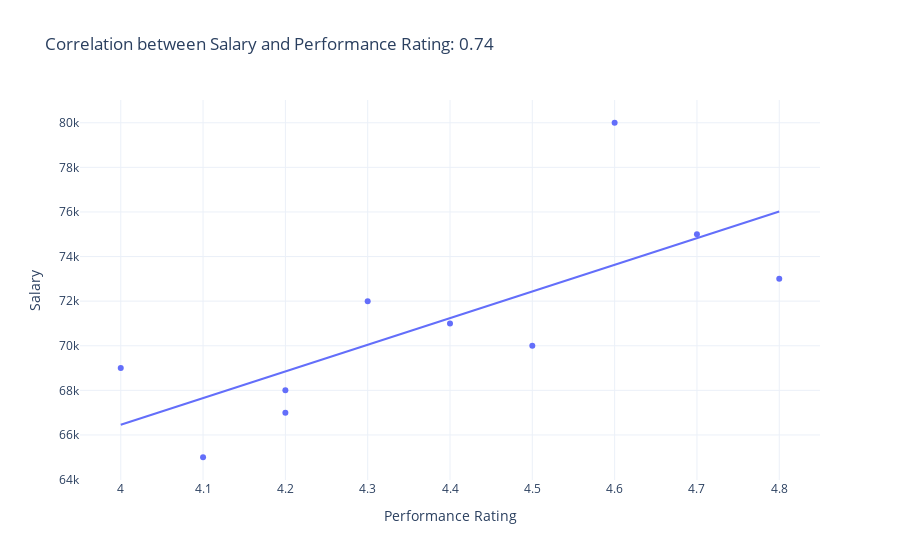

Notebook cell for this chart:
### Code cell
# pip install statsmodels

# Berechne die Korrelation zwischen Gehalt und Leistungsbewertung
correlation = df['Salary'].corr(df['PerformanceRating'])

# Erstelle einen Scatterplot mit einer Regressionslinie (Trendlinie)
fig = px.scatter(df, 
                 x='PerformanceRating', 
                 y='Salary', 
                 trendline='ols',  # Ordinary Least Squares Regression
                 title=f'Correlation between Salary and Performance Rating: {correlation:.2f}',
                 labels={'PerformanceRating': 'Performance Rating', 'Salary': 'Salary'},
                 template='plotly_white')

# Layout anpassen
fig.update_layout(
    xaxis_title='Performance Rating',
    yaxis_title='Salary',
    legend_title_text='Trendline'
)

# Plot anzeigen
fig.show()

### Figure 1 — Plotly figure (JSON) as saved in the notebook; plotly's stock layout.template omitted (floating-point values rounded to 4 significant figures)
{"data": [{"hovertemplate": "Performance Rating=%{x}<br>Salary=%{y}<extra></extra>", "legendgroup": "", "marker": {"color": "#636efa", "symbol": "circle"}, "mode": "markers", "name": "", "orientation": "v", "showlegend": false, "type": "scatter", "x": [4.5, 4.7, 4.2, 4.6, 4.1, 4.3, 4.4, 4, 4.8, 4.2], "xaxis": "x", "y": [70000, 75000, 68000, 80000, 65000, 72000, 71000, 69000, 73000, 67000], "yaxis": "y"}, {"hovertemplate": "<b>OLS trendline</b><br>Salary = 11949.7 * PerformanceRating + 18660.4<br>R<sup>2</sup>=0.540581<br><br>Performance Rating=%{x}<br>Salary=%{y} <b>(trend)</b><extra></extra>", "legendgroup": "", "marker": {"color": "#636efa", "symbol": "circle"}, "mode": "lines", "name": "", "showlegend": false, "type": "scatter", "x": [4, 4.1, 4.2, 4.2, 4.3, 4.4, 4.5, 4.6, 4.7, 4.8], "xaxis": "x", "y": [66460.0, 67650.0, 68850.0, 68850.0, 70040.0, 71240.0, 72430.0, 73630.0, 74820.0, 76020.0], "yaxis": "y"}], "layout": {"legend": {"title": {"text": "Trendline"}, "tracegroupgap": 0}, "title": {"text": "Correlation between Salary and Performance Rating: 0.74"}, "xaxis": {"anchor": "y", "domain": [0, 1], "title": {"text": "Performance Rating"}}, "yaxis": {"anchor": "x", "domain": [0, 1], "title": {"text": "Salary"}}}}
